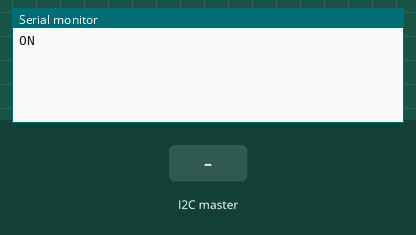
This sketch was run on a simulated Arduino Uno, built with avr-gcc and run on an emulated ATmega328P. On the bench: the last lines printed to the serial monitor. Inputs (shaded band) come from the test bench.

Above: at 1.2 s.
1.3 s: the I2C master sends the byte 1
At 2.2 s:
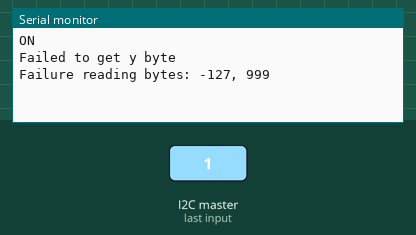
2.8 s: the I2C master sends the byte 0
At 3.3 s:
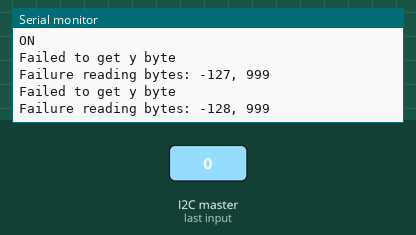

Measured:
- after the input at 1.3 s, the serial monitor: prints a new line at once (image 1)
- after the input at 2.8 s, the serial monitor: prints a new line at once (image 2)

The sketch:

test_i2c_arduino.ino
```cpp
#include <Wire.h>

#define addr 0x8

// Global boolean variable
bool is_ready = true;

void setup()
{
    Serial.begin(9600);
    Serial.println("ON");

    Wire.begin(addr);
    Wire.onReceive(receiveEvent);
    Wire.onRequest(requestEvent);
}

void receiveEvent(int n)
{
    if (!is_ready)
    {
        Serial.println("Bytes sent when not ready, incorrect behavior");
        return;
    }
    // if is_ready is true, process the numbers sent

    is_ready = false;

    int x = 999;
    int y = 999;

    if (Wire.available())
    {
        int xByte = Wire.read();
        x = (xByte)-128; // not sure whether to use int or char, try this
    }
    else
    {
        Serial.println("Failed to get x byte");
    }

    if (Wire.available())
    {
        int yByte = Wire.read();
        y = (yByte)-128; // not sure whether to use int or char
    }
    else
    {
        Serial.println("Failed to get y byte");
    }

    if (x != 999 && y != 999)
    {
        Serial.print("Success reading both bytes: ");
    }
    else
    {
        Serial.print("Failure reading bytes: ");
    }

    Serial.print(x);
    Serial.print(", ");
    Serial.println(y);

    is_ready = true; // allow pi to recieve a 1 on next request
}

void requestEvent()
{
    int returnByte = is_ready ? 1 : 0;
    Wire.write(returnByte);
}

void loop()
{
    delay(200);
}
```
